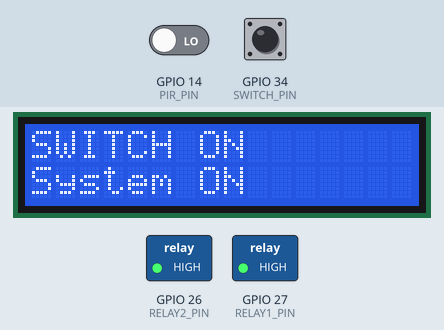
This sketch was run on a simulated ESP32. Parts: 16×2 character LCD, switched loads named in the sketch (green lamp = pin HIGH). The test bench sets the inputs (shaded band); at power-on: GPIO 34 (SWITCH_PIN) HIGH, GPIO 14 (PIR_PIN) LOW.

Above: at 1.2 s.
1.3 s: GPIO 34 (SWITCH_PIN) pulled LOW for 1 s
At 2.7 s:
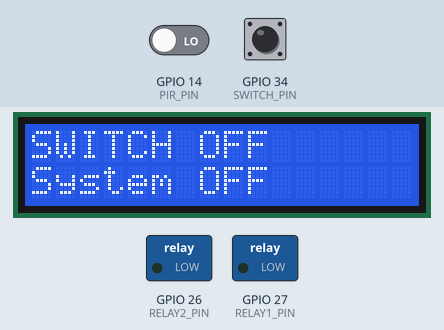
4.3 s: GPIO 14 (PIR_PIN) driven HIGH
At 6.0 s:
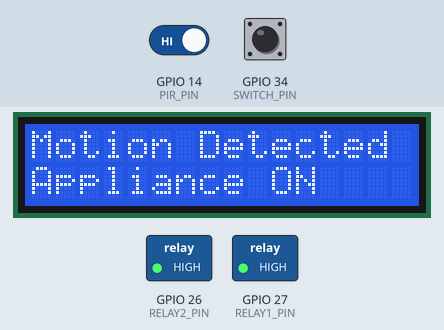
6.3 s: GPIO 34 (SWITCH_PIN) pulled LOW for 0.25 s
At 8.2 s:
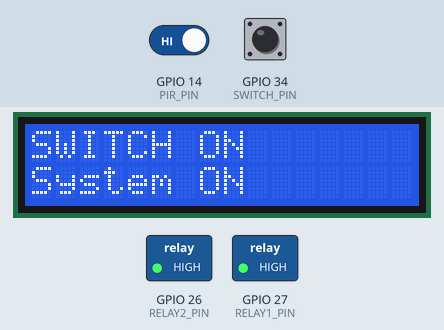
9.5 s: GPIO 34 (SWITCH_PIN) pulled LOW for 3.2 s
At 10.6 s:
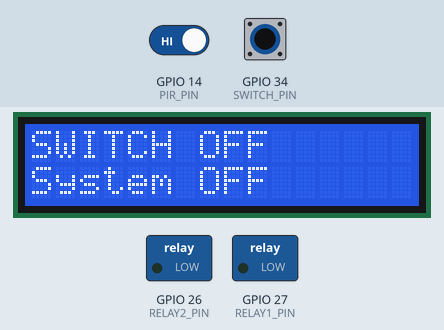
15.7 s: GPIO 34 (SWITCH_PIN) pulled LOW for 0.25 s
At 17.6 s:
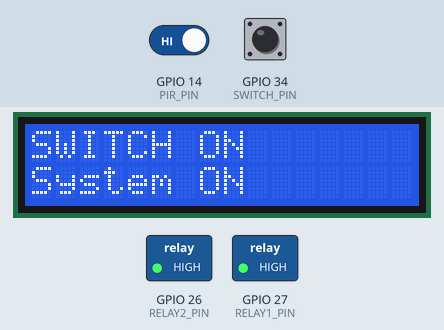
18.9 s: GPIO 14 (PIR_PIN) driven LOW
At 49.4 s:
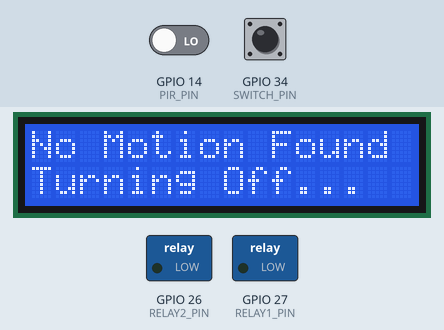
Timing chart, 0 to 50.2 s (numbered marks = the images above; inputs shaded):
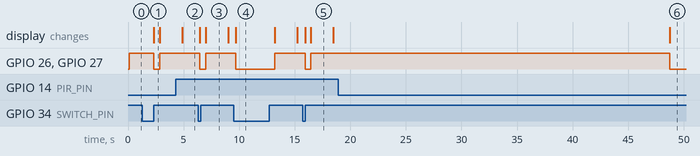

Measured:
- after the input at 1.3 s, GPIO 26 (RELAY2_PIN), GPIO 27 (RELAY1_PIN): HIGH → LOW after 1.0 s, → HIGH 0.52 s later; the display: changes after 1.0 s (image 1)
- after the input at 4.3 s, the display: changes after 0.57 s (image 2)
- after the input at 6.3 s, GPIO 26 (RELAY2_PIN), GPIO 27 (RELAY1_PIN): HIGH → LOW after 0.17 s, → HIGH 0.52 s later; the display: first changes after 0.17 s (image 3 shows a later state)
- after the input at 9.5 s, GPIO 26 (RELAY2_PIN), GPIO 27 (RELAY1_PIN): HIGH → LOW after 0.20 s, → HIGH 3.5 s later; the display: changes after 0.20 s (image 4)
- after the input at 15.7 s, GPIO 26 (RELAY2_PIN), GPIO 27 (RELAY1_PIN): HIGH → LOW after 0.23 s, → HIGH 0.52 s later; the display: first changes after 0.23 s (image 5 shows a later state)
- after the input at 18.9 s, GPIO 26 (RELAY2_PIN), GPIO 27 (RELAY1_PIN): HIGH → LOW after 29.8 s; the display: changes after 29.8 s (image 6)
- what the display in image 1 shows lasts 0.5 s, from 2.3 s to 2.8 s

The sketch:

NO-MAN-NO-POWER-FINAL.ino
```cpp
#include <Wire.h>
#include <RTClib.h>
#include <LiquidCrystal_I2C.h>

RTC_DS3231 rtc;
LiquidCrystal_I2C lcd(0x27, 16, 2);

// Pins
#define PIR_PIN 14
#define RELAY1_PIN 27  // Channel 1 - DC Motor
#define RELAY2_PIN 26  // Channel 2 - LEDs
#define SWITCH_PIN 34

unsigned long lastMotionTime = 0;
unsigned long motionTimeout = 30000;  // 30 seconds for testing
bool systemOn = false;
bool systemSleeping = false;

void setup() {
  pinMode(PIR_PIN, INPUT);
  pinMode(RELAY1_PIN, OUTPUT);
  pinMode(RELAY2_PIN, OUTPUT);
  pinMode(SWITCH_PIN, INPUT);

  digitalWrite(RELAY1_PIN, LOW);  // OFF initially
  digitalWrite(RELAY2_PIN, LOW);

  Wire.begin();
  rtc.begin();
  lcd.init();
  lcd.backlight();
  lcd.setCursor(0, 0);
  lcd.print("System Ready");
}

void loop() {
  bool switchState = digitalRead(SWITCH_PIN) == HIGH;

  if (!switchState) {
    // Master switch OFF
    if (systemOn || systemSleeping) {
      lcd.clear();
      lcd.setCursor(0, 0);
      lcd.print("SWITCH OFF");
      lcd.setCursor(0, 1);
      lcd.print("System OFF");
      digitalWrite(RELAY1_PIN, LOW);
      digitalWrite(RELAY2_PIN, LOW);
      systemOn = false;
      systemSleeping = false;
    }
    delay(500);
    return;
  }

  // Master switch is ON and system is not yet running
  if (!systemOn && !systemSleeping) {
    lcd.clear();
    lcd.setCursor(0, 0);
    lcd.print("SWITCH ON");
    lcd.setCursor(0, 1);
    lcd.print("System ON");
    digitalWrite(RELAY1_PIN, HIGH);
    digitalWrite(RELAY2_PIN, HIGH);
    systemOn = true;
    lastMotionTime = millis(); // Start motion timer
    delay(2000);
  }

  // Motion detected
  if (systemOn && digitalRead(PIR_PIN) == HIGH) {
    lastMotionTime = millis();
    lcd.clear();
    lcd.setCursor(0, 0);
    lcd.print("Motion Detected");
    lcd.setCursor(0, 1);
    lcd.print("Appliance ON");
    digitalWrite(RELAY1_PIN, HIGH);
    digitalWrite(RELAY2_PIN, HIGH);
  }

  // Inactivity timeout
  if (systemOn && (millis() - lastMotionTime > motionTimeout)) {
    lcd.clear();
    lcd.setCursor(0, 0);
    lcd.print("No Motion Found");
    lcd.setCursor(0, 1);
    lcd.print("Turning Off...");
    digitalWrite(RELAY1_PIN, LOW);
    digitalWrite(RELAY2_PIN, LOW);
    systemOn = false;
    systemSleeping = true;
    delay(2000);
  }

  // Reactivate after sleeping if motion is detected again
  if (systemSleeping && digitalRead(PIR_PIN) == HIGH) {
    lcd.clear();
    lcd.setCursor(0, 0);
    lcd.print("Motion Detected");
    lcd.setCursor(0, 1);
    lcd.print("System Re-On");
    digitalWrite(RELAY1_PIN, HIGH);
    digitalWrite(RELAY2_PIN, HIGH);
    systemSleeping = false;
    systemOn = true;
    lastMotionTime = millis();
    delay(2000);
  }

  delay(200);
}
```
